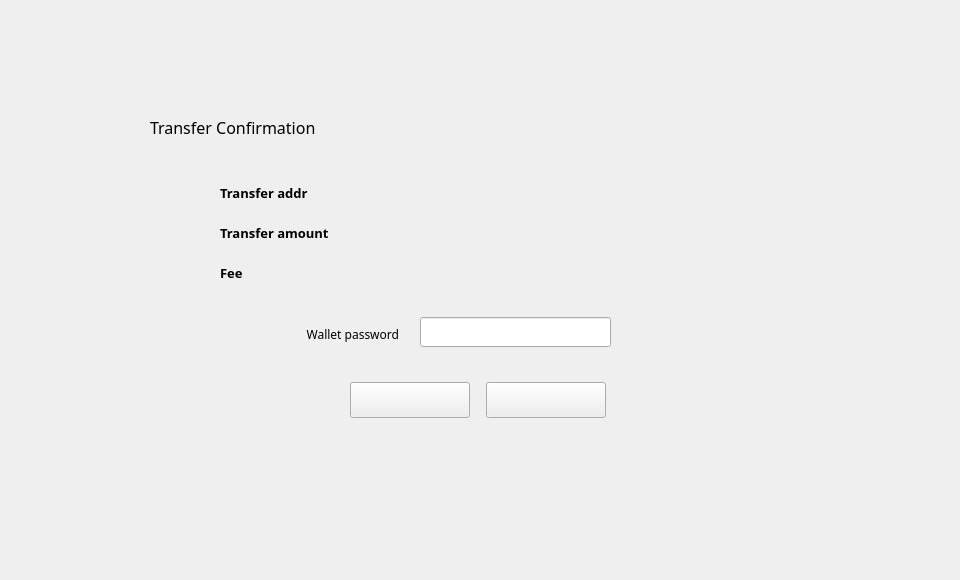
<?xml version="1.0" encoding="UTF-8"?>
<ui version="4.0">
 <class>TransferConfirmDialog</class>
 <widget class="QDialog" name="TransferConfirmDialog">
  <property name="geometry">
   <rect>
    <x>0</x>
    <y>0</y>
    <width>960</width>
    <height>580</height>
   </rect>
  </property>
  <property name="font">
   <font>
    <family>微软雅黑</family>
   </font>
  </property>
  <property name="windowTitle">
   <string>Dialog</string>
  </property>
  <widget class="QWidget" name="widget" native="true">
   <property name="geometry">
    <rect>
     <x>0</x>
     <y>0</y>
     <width>960</width>
     <height>580</height>
    </rect>
   </property>
   <widget class="QWidget" name="containerWidget" native="true">
    <property name="geometry">
     <rect>
      <x>100</x>
      <y>82</y>
      <width>760</width>
      <height>415</height>
     </rect>
    </property>
    <widget class="QLineEdit" name="pwdLineEdit">
     <property name="geometry">
      <rect>
       <x>320</x>
       <y>235</y>
       <width>191</width>
       <height>30</height>
      </rect>
     </property>
     <property name="echoMode">
      <enum>QLineEdit::Password</enum>
     </property>
    </widget>
    <widget class="QLabel" name="tipLabel2">
     <property name="geometry">
      <rect>
       <x>344</x>
       <y>275</y>
       <width>200</width>
       <height>20</height>
      </rect>
     </property>
     <property name="text">
      <string/>
     </property>
    </widget>
    <widget class="QToolButton" name="okBtn">
     <property name="geometry">
      <rect>
       <x>250</x>
       <y>300</y>
       <width>120</width>
       <height>36</height>
      </rect>
     </property>
     <property name="cursor">
      <cursorShape>PointingHandCursor</cursorShape>
     </property>
     <property name="text">
      <string/>
     </property>
    </widget>
    <widget class="QLabel" name="label_2">
     <property name="geometry">
      <rect>
       <x>120</x>
       <y>100</y>
       <width>110</width>
       <height>21</height>
      </rect>
     </property>
     <property name="font">
      <font>
       <pointsize>10</pointsize>
       <weight>75</weight>
       <bold>true</bold>
      </font>
     </property>
     <property name="text">
      <string>Transfer addr</string>
     </property>
     <property name="alignment">
      <set>Qt::AlignLeading|Qt::AlignLeft|Qt::AlignVCenter</set>
     </property>
    </widget>
    <widget class="QLabel" name="pwdLabel">
     <property name="geometry">
      <rect>
       <x>188</x>
       <y>242</y>
       <width>111</width>
       <height>20</height>
      </rect>
     </property>
     <property name="text">
      <string>Wallet password</string>
     </property>
     <property name="alignment">
      <set>Qt::AlignRight|Qt::AlignTrailing|Qt::AlignVCenter</set>
     </property>
    </widget>
    <widget class="QLabel" name="tipLabel1">
     <property name="geometry">
      <rect>
       <x>320</x>
       <y>277</y>
       <width>16</width>
       <height>16</height>
      </rect>
     </property>
     <property name="text">
      <string/>
     </property>
    </widget>
    <widget class="QLabel" name="feeLabel">
     <property name="geometry">
      <rect>
       <x>240</x>
       <y>180</y>
       <width>461</width>
       <height>21</height>
      </rect>
     </property>
     <property name="styleSheet">
      <string notr="true"/>
     </property>
     <property name="text">
      <string/>
     </property>
    </widget>
    <widget class="QLabel" name="label_3">
     <property name="geometry">
      <rect>
       <x>120</x>
       <y>140</y>
       <width>110</width>
       <height>21</height>
      </rect>
     </property>
     <property name="font">
      <font>
       <pointsize>10</pointsize>
       <weight>75</weight>
       <bold>true</bold>
      </font>
     </property>
     <property name="text">
      <string>Transfer amount</string>
     </property>
     <property name="alignment">
      <set>Qt::AlignLeading|Qt::AlignLeft|Qt::AlignVCenter</set>
     </property>
    </widget>
    <widget class="QLabel" name="label">
     <property name="geometry">
      <rect>
       <x>50</x>
       <y>30</y>
       <width>211</width>
       <height>31</height>
      </rect>
     </property>
     <property name="font">
      <font>
       <pointsize>12</pointsize>
      </font>
     </property>
     <property name="text">
      <string>Transfer Confirmation</string>
     </property>
    </widget>
    <widget class="QToolButton" name="cancelBtn">
     <property name="geometry">
      <rect>
       <x>386</x>
       <y>300</y>
       <width>120</width>
       <height>36</height>
      </rect>
     </property>
     <property name="cursor">
      <cursorShape>PointingHandCursor</cursorShape>
     </property>
     <property name="text">
      <string/>
     </property>
    </widget>
    <widget class="QLabel" name="label_4">
     <property name="geometry">
      <rect>
       <x>120</x>
       <y>180</y>
       <width>81</width>
       <height>21</height>
      </rect>
     </property>
     <property name="font">
      <font>
       <pointsize>10</pointsize>
       <weight>75</weight>
       <bold>true</bold>
      </font>
     </property>
     <property name="text">
      <string>Fee</string>
     </property>
     <property name="alignment">
      <set>Qt::AlignLeading|Qt::AlignLeft|Qt::AlignVCenter</set>
     </property>
    </widget>
    <widget class="QLabel" name="addressLabel">
     <property name="geometry">
      <rect>
       <x>240</x>
       <y>80</y>
       <width>521</width>
       <height>41</height>
      </rect>
     </property>
     <property name="text">
      <string/>
     </property>
    </widget>
    <widget class="QLabel" name="amountLabel">
     <property name="geometry">
      <rect>
       <x>240</x>
       <y>140</y>
       <width>461</width>
       <height>21</height>
      </rect>
     </property>
     <property name="text">
      <string/>
     </property>
    </widget>
   </widget>
  </widget>
 </widget>
 <resources/>
 <connections/>
</ui>
